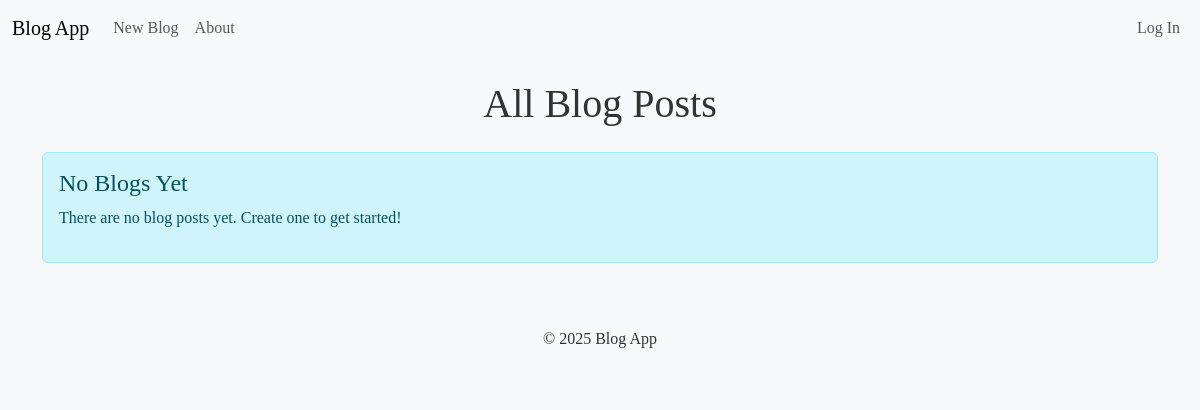
Before: / with the older database file.
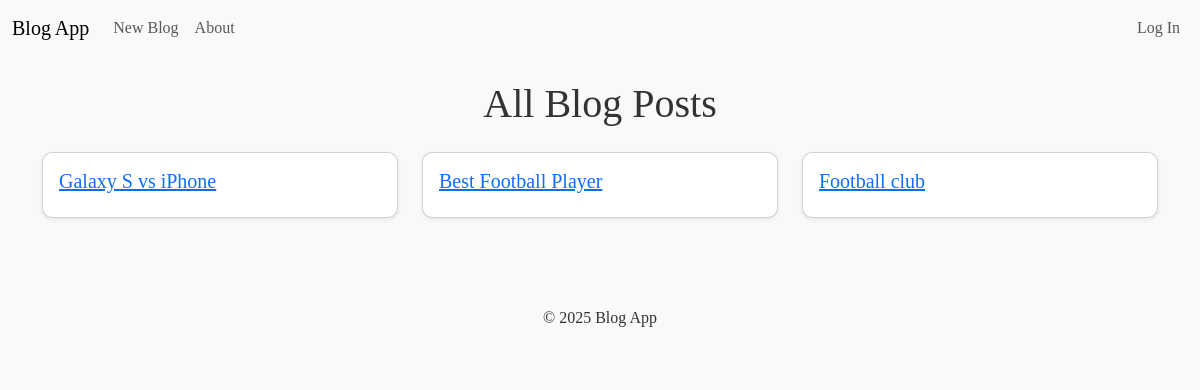
After: the same page with the newer database file.
### blog/models.py (models this page shows, shortened)
class BlogPost(models.Model):
    title = models.CharField(max_length=100)
    author = models.ForeignKey(User, on_delete=models.CASCADE, max_length=50, blank=True, null=True)
    body = models.TextField()
    date_created = models.DateTimeField(auto_now_add=True)
    class Meta:
        ordering = ['-date_created']

### blog/views.py (the view)
# urls.py: path('', views.home, name='home'),
def home(request):
    blog = BlogPost.objects.all()
    context = {'blog': blog}
    return render(request, template_name='blog/home.html', context=context)

### blog/templates/blog/home.html
{% extends 'blog/base.html' %}
{% block page_header %}
    <h1 class="text-center mb-4">All Blog Posts</h1>
{% endblock page_header %}
{% block content %}
    {% if blog %}
        <div class="row">
            {% for blog in blog %}
                <div class="col-md-4 mb-4">
                    <div class="card shadow-sm">
                        <div class="card-body">
                            <h5 class="card-title">
                                <a href="{% url 'blog-detail' blog.id %}">{{ blog.title }}</a>
                            </h5>
                        </div>
                    </div>
                </div>
            {% endfor %}
        </div>
    {% else %}
        <div class="alert alert-info" role="alert">
            <h4 class="alert-heading">No Blogs Yet</h4>
            <p>There are no blog posts yet. Create one to get started!</p>
        </div>
    {% endif %}
{% endblock content %}

### blog/templates/blog/base.html (shortened to what this page needs)
<!DOCTYPE html>
<html lang="en">
<head>
    <link href="https://cdn.jsdelivr.net/npm/bootstrap@5.3.3/dist/css/bootstrap.min.css" rel="stylesheet">
    {% load static %}
    <link rel="stylesheet" href="{% static 'blog/css/style.css' %}">
</head>
<body>
    <nav class="navbar navbar-expand-lg navbar-light bg-light">
        <div class="container-fluid">
            <a class="navbar-brand" href="{% url 'home' %}">Blog App</a>
            <div class="collapse navbar-collapse" id="navbarNav">
                <ul class="navbar-nav">
                    <li class="nav-item">
                        <a class="nav-link" href="{% url 'create-blog' %}">New Blog</a>
                    </li>
                    <li class="nav-item">
                        <a class="nav-link" href="{% url 'about' %}">About</a>
                    </li>
                </ul>
                <ul class="navbar-nav ms-auto">
                  {% if user.is_authenticated %}
                    <li class="nav-item">
                      <span class="nav-link">Hi {{ user.username }}!<i class="bi bi-person-circle"></i></span>
                    </li>
                    <li class="nav-item">
                      <form method="post" action="{% url 'logout' %}" class="d-inline">
                        {% csrf_token %}
                        <button type="submit" class="btn btn-outline-danger" aria-label="Logout">Logout</button>
                      </form>
                    </li>
                  {% else %}
                    <li class="nav-item">
                      <a class="nav-link" href="{% url 'login' %}">Log In</a>
                    </li>
                  {% endif %}
                </ul>
            </div>
        </div>
    </nav>
    <div class="container mt-4">
        <header>
            {% block page_header %}{% endblock page_header %}
        </header>
        <main>
            {% block content %}{% endblock content %}
        </main>
    </div>
    <footer class="bg-light text-center py-3 mt-5">
        <p>&copy; 2025 Blog App</p>
    </footer>
</body>
</html>

### blog/static/blog/css/style.css (style rules this page uses)
body { font-family: 'Georgia', serif; background-color: #f8f9fa; color: #333; }
.card { border-radius: 10px; box-shadow: 0 2px 10px rgba(0, 0, 0, 0.1); transition: transform 0.2s; }

Changed rows visible on the page:
added BlogPost: title "Galaxy S vs iPhone"
added BlogPost: title "Best Football Player"
added BlogPost: title "Football club"
Other visible differences:
text no longer shown: "No Blogs Yet There are no blog posts yet. Create one to get started!"
